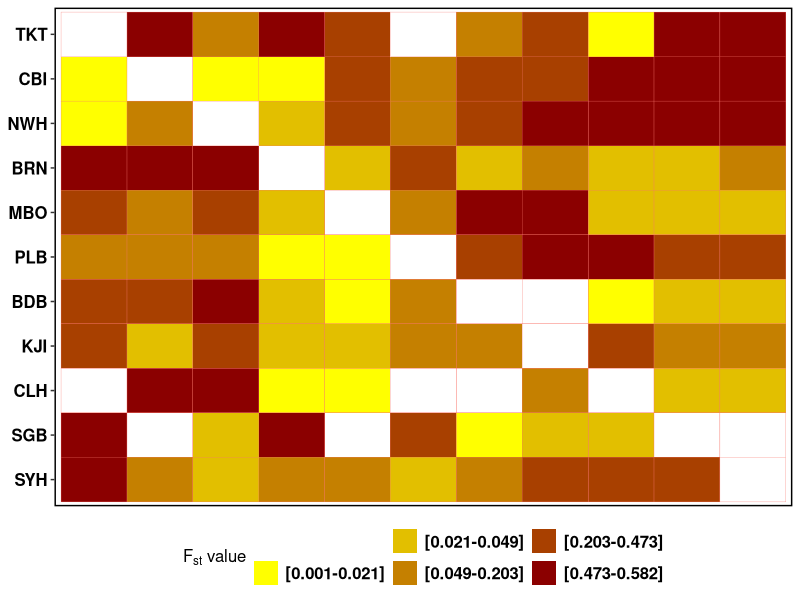
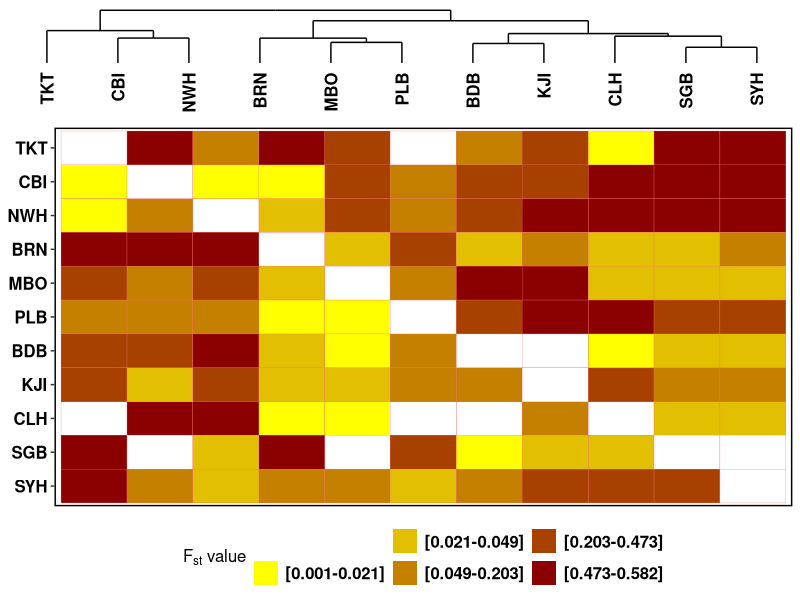

R code for these plots, in order:
## This code is to make a heatmap + cluster dendrogram of greencrab data.  

### Install package Heatplus
  library(gdata)
  library(gplots)
  library(ggplot2)
  library(reshape)
  library(grid)
  library(ggdendro)
  library(gridExtra)

### Input data ----------
    nData <- read.table("outlier_fst.txt",sep="\t",header=T) #read in data
    rownames(nData) <- nData[,1] #make the row names = to the first column
    fst <- nData[,-1] # remove the first column, now reduntant
    rm(nData) # delete the data which is read in
    
    upperTriangle(fst) <- lowerTriangle(fst) #create a 'square' data matrix instead of triangle dissimilarity
    fst <- data.matrix(fst) # convert to matrix format

## Data check ---------
    names(fst)==rownames(fst) # check ot make sure all the names are correct (should all be TRUE)

# Make a data frame from a matrix
    fst2 <- melt(fst)
    names(fst2) <- c("popA","popB","value")
    
    fst3=subset(fst2, subset=(fst2$value!=0.000)) #remove paired to one location fst values
    summary(fst3)


# Set grouping variables based on fst percentiles ------------

    #cut into values based on 20th percentiles
    fst2$SLICE  <-  "0"
    
    fst2[which(fst2$value>0 & fst2$value<quantile(fst2$value,0.20)),"SLICE"] <- 
      paste("[0.001-",round(quantile(fst2$value,0.2),3),"]",sep="")
    
    fst2[which(fst2$value>quantile(fst2$value,0.20) & fst2$value<quantile(fst2$value,0.40)),"SLICE"] <- 
      paste("[",round(quantile(fst2$value,0.20),3),"-",
                round(quantile(fst2$value,0.4),3),"]",sep="")
    
    fst2[which(fst2$value>quantile(fst2$value,0.40) & fst2$value<quantile(fst2$value,0.60)),"SLICE"] <- 
      paste("[",round(quantile(fst2$value,0.40),3),"-",
                round(quantile(fst2$value,0.6),3),"]",sep="")
    
    fst2[which(fst2$value>quantile(fst2$value,0.60) & fst2$value<quantile(fst2$value,0.80)),"SLICE"] <- 
      paste("[",round(quantile(fst2$value,0.60),3),"-",
                round(quantile(fst2$value,0.8),3),"]",sep="")

    fst2[which(fst2$value>quantile(fst2$value,0.80)),"SLICE"] <- 
      paste("[",round(quantile(fst2$value,0.80),3),"-",
                round(max(fst2$value),3),"]",sep="")
    
    #Set factor levels which ggplot uses to order the input
    fst2$SLICE  <-  factor(fst2$SLICE, levels=c(names(table(fst2$SLICE))[c(6,1:5)]))

## Create dendrogram -------------
    hc <- hclust(dist(fst))
    
    p1  <-  ggdendrogram(hc, theme_dendro=F, color= "black", size=6)+
      theme(axis.text.y=element_blank(), 
            axis.text.x= element_text(size=12,face="bold",colour="black"),
            axis.ticks=element_blank(),
            axis.title.y=element_blank(),
            axis.title.x = element_blank(),
            panel.background=element_blank(),
            panel.grid.major=element_blank(),
            panel.grid.minor=element_blank(),
            plot.background=element_blank())
    
## Reorder populations as it appears on the dendrogram ----------
    fst2$popA=factor(fst2$popA,levels=(hc$labels[hc$order]),ordered=T)
    fst2$popB=factor(fst2$popB,levels=rev((hc$labels[hc$order])),ordered=T)
    
## Make the heatmap ---------------

  #Colour pallet (white for zero then smooth scale between yellow and dark red)
      FillCols=c("#FFFFFF",colorpanel(5,low="yellow",high="darkred"))
      ColLevs=c("",levels(fst2$SLICE)[2:6]) # do not put anything for zero (noted in figure caption)
  
      hm=qplot(fst2$popA, fst2$popB, fill=fst2$SLICE, data=fst2,geom="tile",colour="black")+
      scale_fill_manual(values = FillCols, labels=ColLevs)+
      theme(panel.border = element_rect(colour="black", fill=NA, size=1),
            panel.background = element_rect(fill = "white"),
            axis.title=element_text(size=12,colour="black",face="bold"),
            legend.title=element_text(size=12,colour="black",face="bold"),
            legend.text=element_text(colour="black",size=12,face="bold"),
            axis.text.x=element_text(size=12,colour="black",face="bold", angle=90),
            axis.title.y=element_text(size=12,colour="black",face="bold"),
            axis.text.y=element_text(size=12,colour="black",face="bold"),
            legend.position="bottom")+
      guides(fill=guide_legend(title=expression(paste(F[st], " value",sep=""))), keyheight=10,colour=FALSE,face="bold")+
      scale_x_discrete(breaks=NULL)+ 
        theme(axis.title.x = element_blank(), axis.title.y = element_blank());hm

### convert plots into grob objects -------------
    gp1<-ggplotGrob(p1)
    gp2<-ggplotGrob(hm)

## make grobs have same width dimensions (so they overlap properly) -----------
    maxWidth <-  grid::unit.pmax(gp1$widths[1:5], gp2$widths[1:5])
    gp1$widths[1:5] <- as.list(maxWidth)
    gp2$widths[1:5] <- as.list(maxWidth)

## Save plot ----------------
    #* Note you can change the specifics of this to a png, jpeg, bmp, tiff, pdf, etc. and play with settings
    
    png("GreenCrab_Dendro_HeatMap.png",width=600,height=480)
    
        grid.arrange(gp1, gp2, heights=c(1/5,4/5), ncol=1) 
    
    dev.off()
